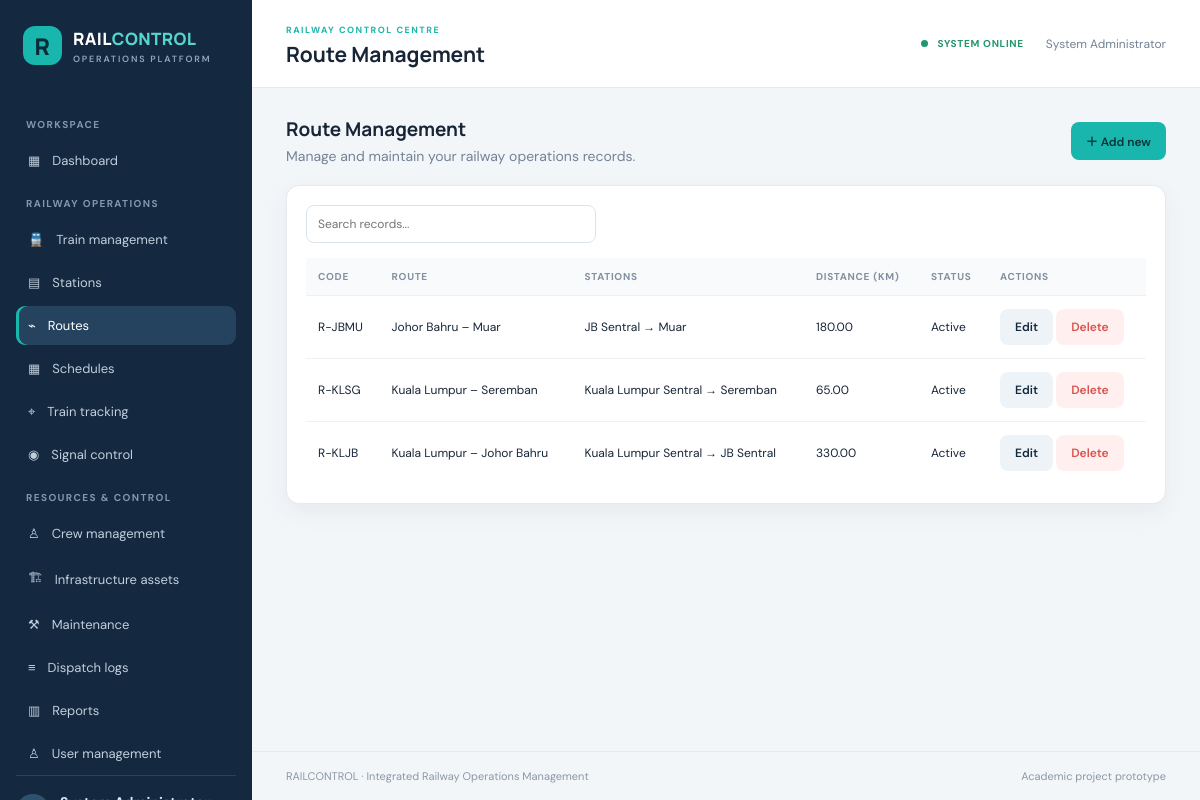
/routes/index.php (signed in), run on the app's committed database.
### tables this page shows
CREATE TABLE routes (
  id INT AUTO_INCREMENT PRIMARY KEY,
  route_code VARCHAR(20) NOT NULL UNIQUE,
  route_name VARCHAR(120) NOT NULL,
  origin_station_id INT NOT NULL,
  destination_station_id INT NOT NULL,
  distance_km DECIMAL(8,2) NOT NULL DEFAULT 0,
  status ENUM('Active','Suspended') NOT NULL DEFAULT 'Active',
  FOREIGN KEY (origin_station_id) REFERENCES stations(id),
  FOREIGN KEY (destination_station_id) REFERENCES stations(id)
);

### config/app.php (called while the page is built, shortened)
<?php
function e($value): string
{
    return htmlspecialchars(
        (string) $value,
        ENT_QUOTES,
        'UTF-8'
    );
}
function current_user(): array
{
    return $_SESSION['user'] ?? [];
}
function can_manage(): bool
{
    return in_array(
        current_user()['role'] ?? '',
        [
            'Administrator',
            'Dispatcher',
            'Engineer'
        ],
        true
    );
}

### routes/index.php (the view, shortened to what this page needs)
<?php
require_once __DIR__ . '/../config/app.php';
$action = $_GET['action'] ?? 'list';
$error = '';
$rows = $pdo->query(
    "SELECT
        r.*,
        CONCAT(o.station_name, ' → ', d.station_name) AS station_pair
     FROM routes r
     JOIN stations o
        ON r.origin_station_id = o.id
     JOIN stations d
        ON r.destination_station_id = d.id
     ORDER BY r.id DESC"
)->fetchAll();
$record = null;
require __DIR__ . '/../includes/header.php';
?>
<div class="page-intro">
    <div>
        <h2>Route Management</h2>
        <p>
            Manage and maintain your railway operations records.
        </p>
    </div>
    <?php if ($action === 'list' && can_manage()): ?>
        <a class="btn btn-primary" href="?action=create">
            ＋ Add new
        </a>
    <?php endif; ?>
</div>
<?php if ($action === 'create' || $action === 'edit'): ?>
    <section class="card" style="max-width:850px">
        <h3 class="section-title">
            <?= $action === 'edit' ? 'Edit record' : 'Create new record' ?>
        </h3>
        <?php if ($error): ?>
            <div class="alert">
                <?= e($error) ?>
            </div>
        <?php endif; ?>
        <form method="post">
            <input
                type="hidden"
                name="mode"
                value="<?= $action === 'edit' ? 'update' : 'create' ?>"
            >
            <div class="form-grid">
                <div class="field">
                    <label>ROUTE CODE</label>
                    <input
                        type="text"
                        name="route_code"
                        value="<?= e($record['route_code'] ?? '') ?>"
                        required
                    >
                </div>
                <div class="field">
                    <label>ROUTE NAME</label>
                    <input
                        type="text"
                        name="route_name"
                        value="<?= e($record['route_name'] ?? '') ?>"
                        required
                    >
                </div>
                <div class="field">
                    <label>ORIGIN STATION ID</label>
                    <input
                        type="number"
                        name="origin_station_id"
                        value="<?= e($record['origin_station_id'] ?? '') ?>"
                        required
                    >
                </div>
                <div class="field">
                    <label>DESTINATION STATION ID</label>
                    <input
                        type="number"
                        name="destination_station_id"
                        value="<?= e($record['destination_station_id'] ?? '') ?>"
                        required
                    >
                </div>
                <div class="field">
                    <label>DISTANCE (KM)</label>
                    <input
                        type="number"
                        name="distance_km"
                        value="<?= e($record['distance_km'] ?? '') ?>"
                        required
                    >
                </div>
            </div>
            <div class="form-actions">
                <button class="btn btn-primary">
                    Save record
                </button>
                <a class="btn btn-light" href="index.php">
                    Cancel
                </a>
            </div>
        </form>
    </section>
<?php else: ?>
    <section class="card">
        <div class="toolbar">
            <input
                class="search"
                id="tableSearch"
                placeholder="Search records..."
                oninput="filterTable()"
            >
        </div>
        <div class="table-wrap">
            <table id="dataTable">
                <tr>
                    <th>Code</th>
                    <th>Route</th>
                    <th>Stations</th>
                    <th>Distance (km)</th>
                    <th>Status</th>
                    <th>Actions</th>
                </tr>
                <?php foreach ($rows as $row): ?>
                    <tr>
                        <td>
                            <?= e($row['route_code'] ?? '') ?>
                        </td>
                        <td>
                            <?= e($row['route_name'] ?? '') ?>
                        </td>
                        <td>
                            <?= e($row['station_pair'] ?? '') ?>
                        </td>
                        <td>
                            <?= e($row['distance_km'] ?? '') ?>
                        </td>
                        <td>
                            <?= e($row['status'] ?? '') ?>
                        </td>
                        <td>
                            <?php if (can_manage()): ?>
                                <a
                                    class="btn btn-light"
                                    href="?action=edit&id=<?= (int)$row['id'] ?>"
                                >
                                    Edit
                                </a>
                                <form
                                    method="post"
                                    action="?action=delete&id=<?= (int)$row['id'] ?>"
                                    style="display:inline"
                                    onsubmit="return confirm('Delete this record?')"
                                >
                                    <button class="btn btn-danger">
                                        Delete
                                    </button>
                                </form>
                            <?php else: ?>
                                <span class="badge">
                                    View only
                                </span>
                            <?php endif; ?>
                        </td>
                    </tr>
                <?php endforeach; ?>
            </table>
        </div>
    </section>
<?php endif; ?>
<?php
require __DIR__ . '/../includes/footer.php';
?>

### assets/css/style.css (style rules this page uses)
:root { --navy:#14283f;--navy2:#1d3854;--teal:#19b6ad;--bg:#f3f6f9;--white:#fff;--ink:#182536;--muted:#748296;--line:#e4eaf0;--red:#d9534f;--amber:#e5a32c;--green:#21976b;--shadow:0 8px 24px rgba(24,45,70,.06) }
* { box-sizing:border-box }
body { margin:0;background:var(--bg);color:var(--ink);font:14px 'DM Sans',sans-serif }
.page-intro { display:flex;justify-content:space-between;align-items:center;margin-bottom:20px }
.page-intro p { color:var(--muted);margin:5px 0 0 }
.page-intro h2 { font:700 19px Manrope;margin:0 }
.btn { border:0;border-radius:8px;padding:10px 15px;background:var(--navy2);color:white;text-decoration:none;font:600 12px 'DM Sans';cursor:pointer;display:inline-flex;align-items:center;gap:7px }
.btn-primary { background:var(--teal);color:#07333a }
.btn-light { background:#edf3f7;color:var(--navy) }
.btn-danger { background:#fff0ef;color:var(--red) }
.card { background:#fff;border:1px solid var(--line);border-radius:13px;padding:19px;box-shadow:var(--shadow);margin-bottom:18px }
.table-wrap { overflow-x:auto }
table { border-collapse:collapse;width:100%;min-width:650px }
th { text-align:left;font-size:10px;letter-spacing:.7px;text-transform:uppercase;color:#8290a0;background:#f8fafc;padding:12px }
td { padding:13px 12px;border-top:1px solid #edf1f5;font-size:12px }
.toolbar { display:flex;gap:10px;align-items:center;margin-bottom:15px;flex-wrap:wrap }
.search { max-width:290px }
.field input,.field select,.field textarea,.toolbar input,.toolbar select { width:100%;border:1px solid #dce4eb;border-radius:8px;padding:10px 11px;background:white;font:12px 'DM Sans';color:var(--ink) }

### data on the page
routes: route_code "R-JBMU", route_name "Johor Bahru – Muar", station_pair "JB Sentral → Muar", distance_km "180.00", status "Active"
routes: route_code "R-KLSG", route_name "Kuala Lumpur – Seremban", station_pair "Kuala Lumpur Sentral → Seremban", distance_km "65.00", status "Active"
routes: route_code "R-KLJB", route_name "Kuala Lumpur – Johor Bahru", station_pair "Kuala Lumpur Sentral → JB Sentral", distance_km "330.00", status "Active"

### other printed values
$pageTitle "Route Management"
current_user()['full_name'] "System Administrator"
